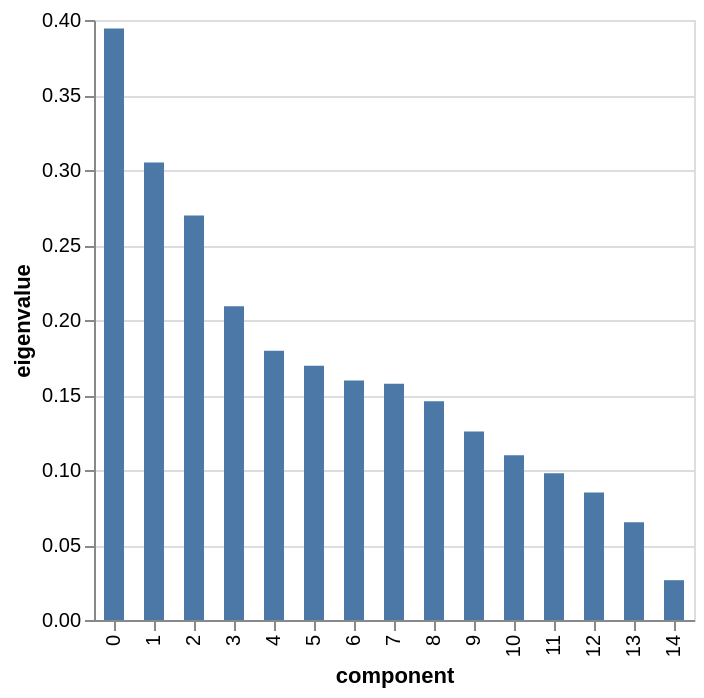

The notebook cell saved with this chart:
### Code cell
# %load solutions/pred/mca.py
mca = prince.MCA(
    n_components=15,
    n_iter=20,
    copy=True,
    check_input=True,
    engine='sklearn',
    random_state=42
)
mca = mca.fit(titanic_thresh)

display(mca.eigenvalues_summary)
mca.scree_plot()

### Figure 1 — Vega-Lite specification as saved in the notebook (floating-point values rounded to 4 significant figures)
{"config": {"view": {"continuousWidth": 300, "continuousHeight": 300}}, "data": {"name": "data-bd9fb74889706e450771ddeb73181edc"}, "mark": {"type": "bar", "size": 10}, "encoding": {"tooltip": [{"field": "component", "type": "nominal"}, {"field": "eigenvalue", "type": "quantitative"}, {"field": "% of variance", "type": "quantitative"}, {"field": "% of variance (cumulative)", "type": "quantitative"}], "x": {"field": "component", "sort": ["0", "1", "2", "3", "4", "5", "6", "7", "8", "9", "10", "11", "12", "13", "14"], "type": "nominal"}, "y": {"field": "eigenvalue", "type": "quantitative"}}, "$schema": "https://vega.github.io/schema/vega-lite/v6.1.0.json", "datasets": {"data-bd9fb74889706e450771ddeb73181edc": [{"component": "0", "eigenvalue": 0.3943, "% of variance": 15.77, "% of variance (cumulative)": 15.77}, {"component": "1", "eigenvalue": 0.3051, "% of variance": 12.2, "% of variance (cumulative)": 27.98}, {"component": "2", "eigenvalue": 0.2696, "% of variance": 10.79, "% of variance (cumulative)": 38.76}, {"component": "3", "eigenvalue": 0.2092, "% of variance": 8.367, "% of variance (cumulative)": 47.13}, {"component": "4", "eigenvalue": 0.1795, "% of variance": 7.181, "% of variance (cumulative)": 54.31}, {"component": "5", "eigenvalue": 0.1694, "% of variance": 6.778, "% of variance (cumulative)": 61.09}, {"component": "6", "eigenvalue": 0.1597, "% of variance": 6.389, "% of variance (cumulative)": 67.48}, {"component": "7", "eigenvalue": 0.1574, "% of variance": 6.297, "% of variance (cumulative)": 73.78}, {"component": "8", "eigenvalue": 0.1458, "% of variance": 5.83, "% of variance (cumulative)": 79.61}, {"component": "9", "eigenvalue": 0.1256, "% of variance": 5.024, "% of variance (cumulative)": 84.63}, {"component": "10", "eigenvalue": 0.1098, "% of variance": 4.393, "% of variance (cumulative)": 89.02}, {"component": "11", "eigenvalue": 0.09786, "% of variance": 3.915, "% of variance (cumulative)": 92.94}, {"component": "12", "eigenvalue": 0.08496, "% of variance": 3.398, "% of variance (cumulative)": 96.33}, {"component": "13", "eigenvalue": 0.06509, "% of variance": 2.604, "% of variance (cumulative)": 98.94}, {"component": "14", "eigenvalue": 0.02655, "% of variance": 1.062, "% of variance (cumulative)": 100.0}]}}
